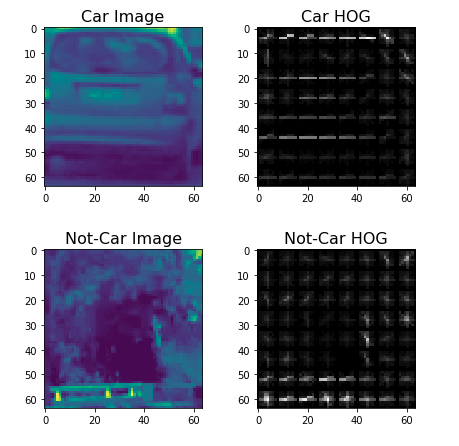
#> input picture examples/img1.png, 459 x 446 px
$ python -i feature_extraction.py   (imports and definitions only)   (older library calls are emulated)
#> lines starting #> are read from the running program, lines starting #| are printed output that depends on the picture
import matplotlib.image as mpimg
import matplotlib.pyplot as plt
import numpy as np
import glob
import pickle
import cv2
from skimage.feature import hog

# [9 lines left out: function convert_color, not called in this run]

def bin_spatial(img, size=(32, 32)):
    color1 = cv2.resize(img[:,:,0], size).ravel()
    color2 = cv2.resize(img[:,:,1], size).ravel()
    color3 = cv2.resize(img[:,:,2], size).ravel()
    return np.hstack((color1, color2, color3))

def color_hist(img, nbins=32):    #bins_range=(0, 256)
    # Compute the histogram of the color channels separately
    channel1_hist = np.histogram(img[:,:,0], bins=nbins)
    channel2_hist = np.histogram(img[:,:,1], bins=nbins)
    channel3_hist = np.histogram(img[:,:,2], bins=nbins)
    # Concatenate the histograms into a single feature vector
    hist_features = np.concatenate((channel1_hist[0], channel2_hist[0], channel3_hist[0]))
    # Return the individual histograms, bin_centers and feature vector
    return hist_features

def get_hog_features(img, orient, pix_per_cell, cell_per_block,
                        vis=False, feature_vec=True):
    # Call with two outputs if vis==True
    if vis == True:
        features, hog_image = hog(img, orientations=orient,
                                  pixels_per_cell=(pix_per_cell, pix_per_cell),
                                  cells_per_block=(cell_per_block, cell_per_block),
                                  block_norm= 'L2-Hys',
                                  transform_sqrt=False,
                                  visualise=vis, feature_vector=feature_vec)
        return features, hog_image
    # Otherwise call with one output
    else:
        features = hog(img, orientations=orient,
                       pixels_per_cell=(pix_per_cell, pix_per_cell),
                       cells_per_block=(cell_per_block, cell_per_block),
                       block_norm= 'L2-Hys',
                       transform_sqrt=False,
                       visualise=vis, feature_vector=feature_vec)
        return features


# Define a function to extract features from a list of images
# Have this function call bin_spatial() and color_hist()
# [168 lines left out: functions extract_features, find_cars, slide_window, draw_boxes, not called in this run]

# Define a function to extract features from a single image window
# This function is very similar to extract_features()
# just for a single image rather than list of images
def single_img_features(img, color_space='RGB', spatial_size=(32, 32),
                        hist_bins=32, orient=9,
                        pix_per_cell=8, cell_per_block=2, hog_channel=0,
                        spatial_feat=True, hist_feat=True, hog_feat=True):
    #1) Define an empty list to receive features
    img = img.astype(np.float32)/255
    img_features = []
    #2) Apply color conversion if other than 'RGB'
    if color_space != 'RGB':
        if color_space == 'HSV':
            feature_image = cv2.cvtColor(img, cv2.COLOR_RGB2HSV)
        elif color_space == 'LUV':
            feature_image = cv2.cvtColor(img, cv2.COLOR_RGB2LUV)
        elif color_space == 'HLS':
            feature_image = cv2.cvtColor(img, cv2.COLOR_RGB2HLS)
        elif color_space == 'YUV':
            feature_image = cv2.cvtColor(img, cv2.COLOR_RGB2YUV)
        elif color_space == 'YCrCb':
            feature_image = cv2.cvtColor(img, cv2.COLOR_RGB2YCrCb)
    else: feature_image = np.copy(img)
    #3) Compute spatial features if flag is set
    if spatial_feat == True:
        spatial_features = bin_spatial(feature_image, size=spatial_size)
        #4) Append features to list
        img_features.append(spatial_features)
    #5) Compute histogram features if flag is set
    if hist_feat == True:
        hist_features = color_hist(feature_image, nbins=hist_bins)
        #6) Append features to list
        img_features.append(hist_features)
    #7) Compute HOG features if flag is set
    if hog_feat == True:
        if hog_channel == 'ALL':
            hog_features = []
            for channel in range(feature_image.shape[2]):
                hog_features.extend(get_hog_features(feature_image[:,:,channel],
                                    orient, pix_per_cell, cell_per_block,
                                    vis=False, feature_vec=True))
        else:
            hog_features = get_hog_features(feature_image[:,:,hog_channel], orient,
                        pix_per_cell, cell_per_block, vis=False, feature_vec=True)
        #8) Append features to list
        img_features.append(hog_features)

    #9) Return concatenated array of features
    return np.concatenate(img_features)

# Define a function you will pass an image
# and the list of windows to be searched (output of slide_windows())
# [72 lines left out: functions search_windows, draw_boxes, add_heat, apply_threshold, draw_labeled_bboxes, not called in this run]

>>> import cv2
>>> picture = cv2.cvtColor(cv2.imread('examples/img1.png'), cv2.COLOR_BGR2RGB)
>>> result = single_img_features(picture)
#> in single_img_features, `img = img.astype(np.float32)/255`:
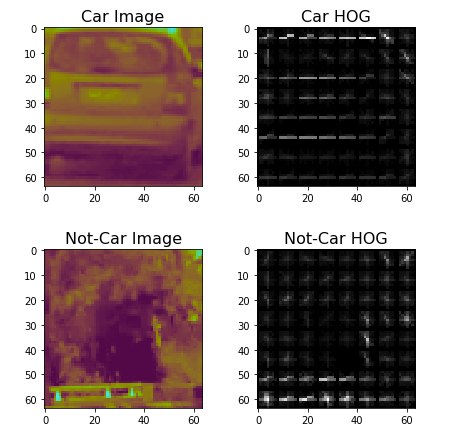
#> img: shape (446, 459, 3) float32; mean of channels 0, 1, 2 0.561, 0.569, 0.622; drawn as B, G, R
#> in bin_spatial, `color1 = cv2.resize(img[:,:,0], size).ravel()`: color1 = 1024 values, max 1 at index 0, min 0 at index 76, mean 0.586
#> in bin_spatial, `color2 = cv2.resize(img[:,:,1], size).ravel()`: color2 = 1024 values, max 1 at index 0, min 0 at index 87, mean 0.591
#> in bin_spatial, `color3 = cv2.resize(img[:,:,2], size).ravel()`: color3 = 1024 values, max 1 at index 0, min 0 at index 87, mean 0.644
#> in single_img_features, `spatial_features = bin_spatial(feature_image, size=spatial_size)`: spatial_features = 3072 values, max 1 at index 0, min 0 at index 76, mean 0.607
#> in color_hist, `hist_features = np.concatenate((channel1_hist[0], channel2_hist[0], ch..`: hist_features = 96 values, max 98509 at index 31, min 70 at index 90, mean 6397.3
#> in get_hog_features, `features = hog(img, orientations=orient, pixels_per_cell=(pix_per_cell..`:
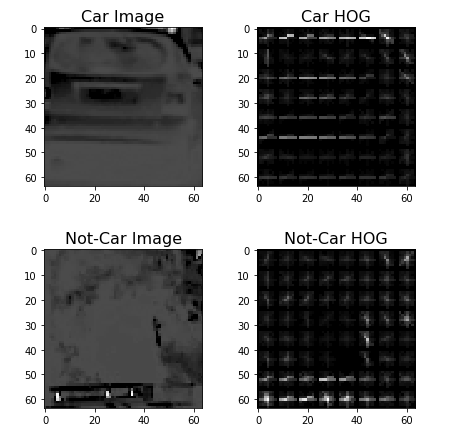
#> img: shape (446, 459) float32; min 0, max 1, mean 0.561

$ run again, on examples/img2.png
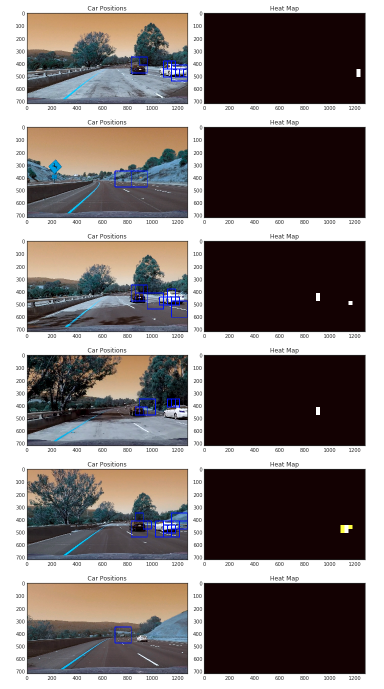
#> input picture examples/img2.png, 384 x 689 px
#> in single_img_features, `img = img.astype(np.float32)/255`:
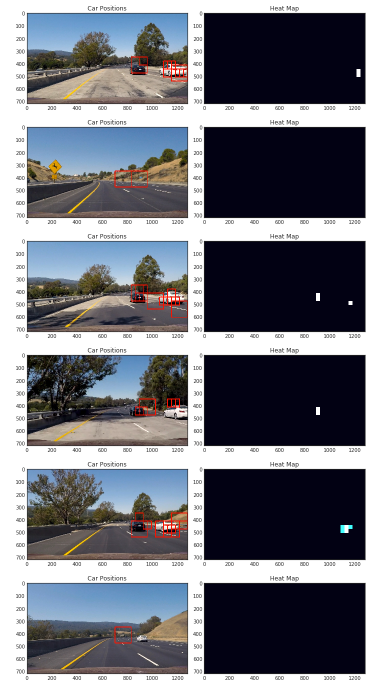
#> img: shape (689, 384, 3) float32; mean of channels 0, 1, 2 0.505, 0.472, 0.466; drawn as B, G, R
#> color1 = 1024 values, max 1 at index 0, min 0 at index 590, mean 0.51
#> color2 = 1024 values, max 1 at index 0, min 0.000214 at index 779, mean 0.479
#> color3 = 1024 values, max 1 at index 0, min 0.00784 at index 49, mean 0.47
#> spatial_features = 3072 values, max 1 at index 0, min 0 at index 590, mean 0.486
#> in color_hist, `hist_features = np.concatenate((channel1_hist[0], channel2_hist[0], ch..`: hist_features = 96 values, max 87234 at index 2, min 289 at index 60, mean 8268
#> in get_hog_features, `features = hog(img, orientations=orient, pixels_per_cell=(pix_per_cell..`:
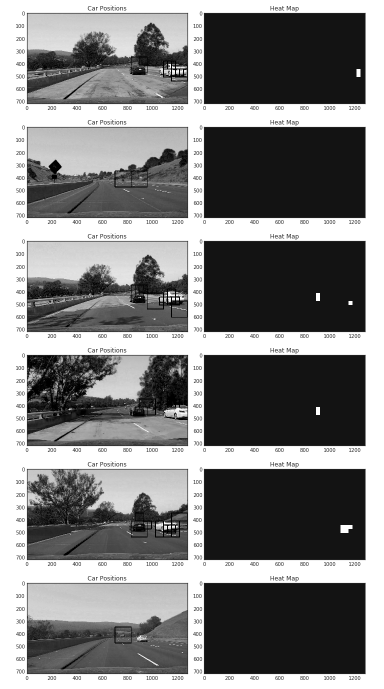
#> img: shape (689, 384) float32; min 0, max 1, mean 0.505

$ run again, on examples/img3.png
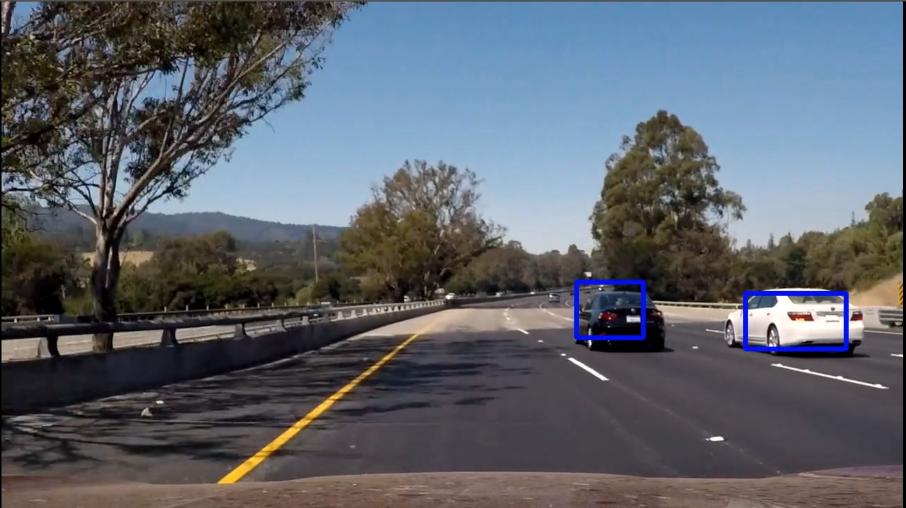
#> input picture examples/img3.png, 1811 x 1016 px (shown at 1/2 size)
#> in single_img_features, `img = img.astype(np.float32)/255`:
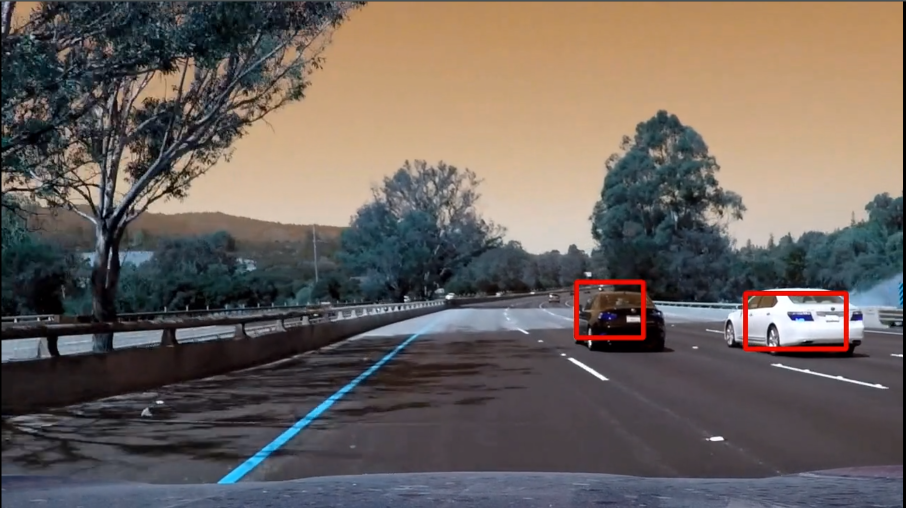
#> img: shape (1016, 1811, 3) float32 (shown at 1/2 size); mean of channels 0, 1, 2 0.367, 0.387, 0.423; drawn as B, G, R
#> color1 = 1024 values, max 1 at index 635, min 0 at index 605, mean 0.371
#> color2 = 1024 values, max 1 at index 635, min 0 at index 692, mean 0.392
#> color3 = 1024 values, max 0.992 at index 667, min 0 at index 577, mean 0.427
#> spatial_features = 3072 values, max 1 at index 635, min 0 at index 605, mean 0.397
#> in color_hist, `hist_features = np.concatenate((channel1_hist[0], channel2_hist[0], ch..`: hist_features = 96 values, max 219922 at index 73, min 1097 at index 59, mean 57499.2
#> in get_hog_features, `features = hog(img, orientations=orient, pixels_per_cell=(pix_per_cell..`:
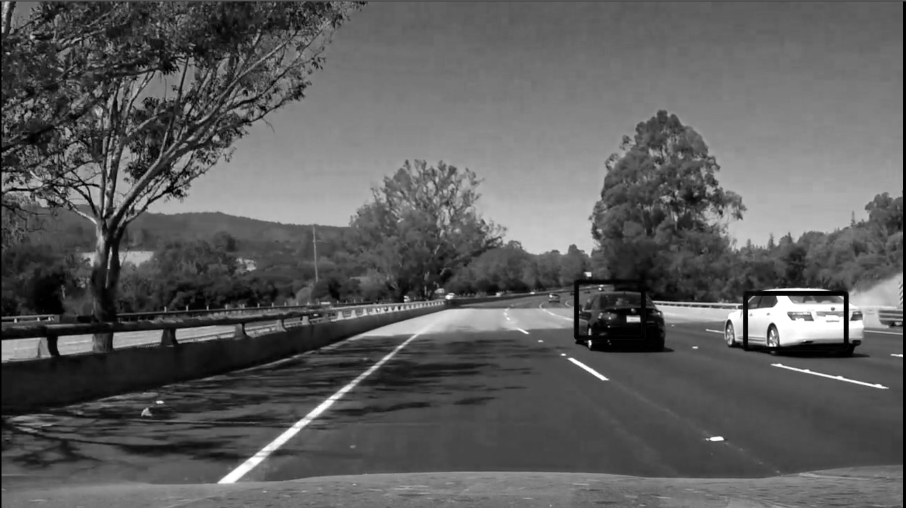
#> img: shape (1016, 1811) float32 (shown at 1/2 size); min 0, max 1, mean 0.366
